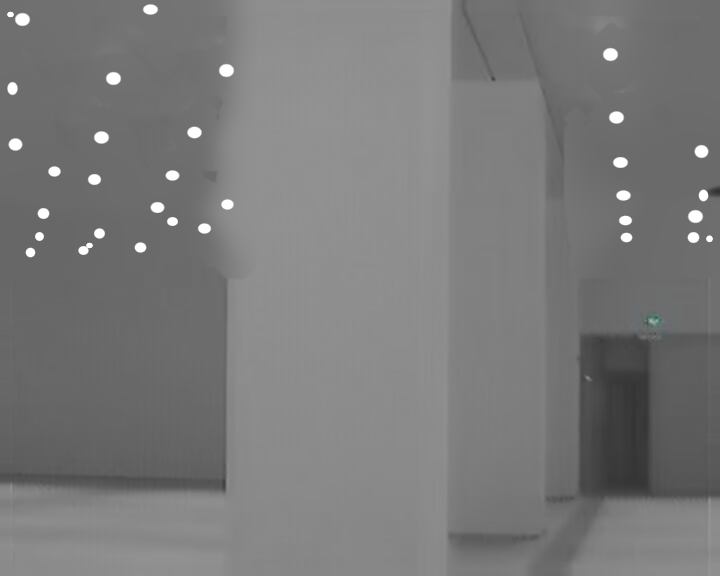
#> input picture tools/scratch/clean_ceil.png, 720 x 576 px, found by its file name
$ python proto_v8.py   (older library calls are emulated)
#> lines starting #> are read from the running program, lines starting #| are printed output that depends on the picture; after the words box and inside, x2 and y2 are one past the last pixel; in counts of white or black regions, pixels touching at a corner belong together; pictures that were not available may be replaced by others from this repository, and a replacement may not be noted
#> further down, clean_im is the input picture: PIL image 720x576 RGB; mean R, G, B 121.5, 121.5, 121.5
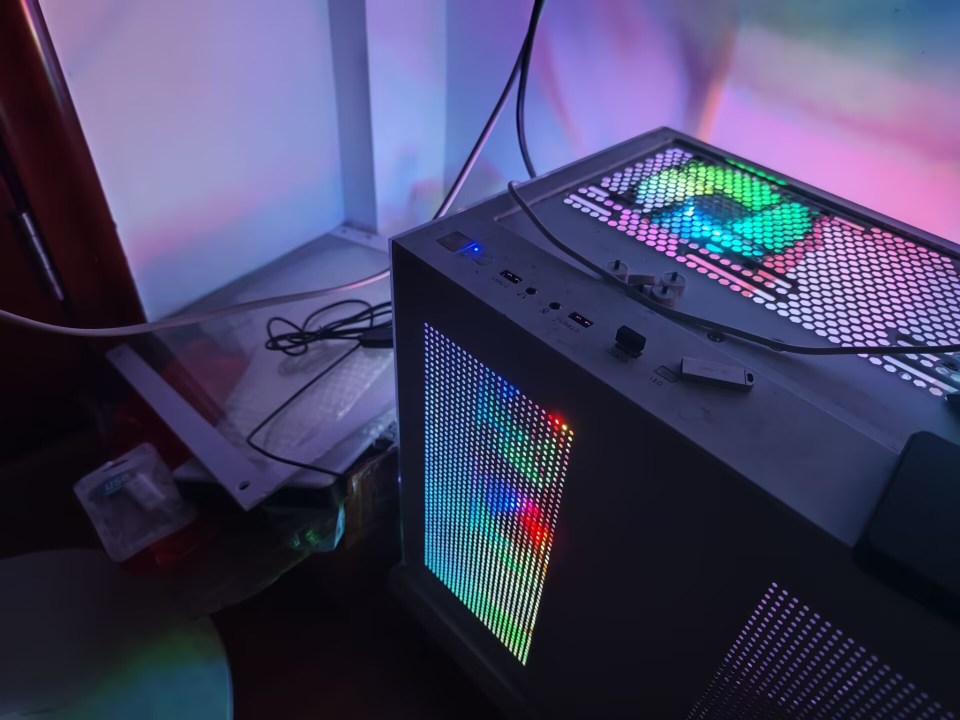
#> input picture tools/nightshot/new_photo.jpg, 1920 x 1440 px, given in place of 477B4B7BED73D24392E50BA6BE1C3B65.jpg, which was not available (shown at 1/2 size)
#> further down, im_real is the input picture: PIL image 1920x1440 RGB; mean R, G, B 68.6, 67, 99.3
### atsim/core/signal.py
"""
Signal representation and the frequency-domain primitives.

The engine deliberately keeps *luma* and *chroma* as separate planes through
most of the chain.  That is the only way to model what actually happens in a
composite tape format:

    the two components are filtered by different bandwidths, then they are
    physically added into ONE signal, and the player must separate them
    again -- imperfectly.

Cross-color (fine luma detail turning into colour) and cross-luma (colour
turning into moving dot patterns) are *consequences* of that round trip, not
overlays.  They appear here because we really do add and really do separate.
"""
from __future__ import annotations

from dataclasses import dataclass, field
from typing import Any

import numpy as np
from scipy.fft import irfft as _sp_irfft, next_fast_len as _next_fast_len, rfft as _sp_rfft
from scipy.ndimage import convolve1d
from scipy.signal import lfilter as _lfilter

from .standards import VideoStandard

try:
    import cv2 as _cv2
    _HAVE_CV2 = True
except Exception:
    _cv2 = None  # type: ignore[assignment]
    _HAVE_CV2 = False

TWO_PI = 2.0 * np.pi
_ONE_KERNEL = np.array([1.0], dtype=np.float32)

# NTSC / SMPTE 170M weights (also the Rec.601 luma weights)
RGB_TO_Y = np.array([0.299, 0.587, 0.114], dtype=np.float64)

_GAUSS_CACHE: dict[int, np.ndarray] = {}
_SUBCARRIER_CACHE: dict[tuple, tuple[np.ndarray, np.ndarray, np.ndarray]] = {}
_FFT_BP_CACHE: dict[tuple, np.ndarray] = {}


# ---------------------------------------------------------------------------
# kernel design
# ---------------------------------------------------------------------------
def gaussian_kernel(sigma: float) -> np.ndarray:
    """
    Finite Gaussian kernel, normalised to unity DC gain.
    """
    sigma = float(max(1e-6, sigma))
    if sigma < 0.30:
        return _ONE_KERNEL
    key = int(round(sigma * 100000.0))
    hit = _GAUSS_CACHE.get(key)
    if hit is not None:
        return hit
    radius = int(np.ceil(3.0 * sigma))
    x = np.arange(-radius, radius + 1, dtype=np.float64)
    k = np.exp(-0.5 * (x / sigma) ** 2)
    out = (k / k.sum()).astype(np.float32)
    if len(_GAUSS_CACHE) > 256:
        _GAUSS_CACHE.pop(next(iter(_GAUSS_CACHE)), None)
    _GAUSS_CACHE[key] = out
    return out


# [67 lines left out: functions highpass_kernel, bandpass_kernel, _fft_fir_1d, apply_fir, not called in this run]


def lowpass(plane: np.ndarray, sigma: float, axis: int | None = None) -> np.ndarray:
    k = gaussian_kernel(sigma)
    klen = len(k)
    if klen == 1:
        return plane
    if axis is None:
        if (
            _HAVE_CV2
            and plane.ndim in (2, 3)
            and plane.dtype == np.float32
            and (plane.ndim == 2 or plane.shape[2] <= 4)
            and klen <= 255
            and plane.shape[0] > klen
            and plane.shape[1] > klen
        ):
            return _cv2.sepFilter2D(plane, _cv2.CV_32F, k, k, borderType=_cv2.BORDER_REFLECT)
        return apply_fir(apply_fir(plane, k, 1), k, 0)
    return apply_fir(plane, k, axis)


# [103 lines left out: functions highpass, bandpass, horizontal_shift, vertical_shift, shift_line_band, rgb_to_yiq and 1 more, not called in this run]


# ---------------------------------------------------------------------------
# the frame passed between pipeline stages
# ---------------------------------------------------------------------------
@dataclass
class SignalFrame:
    """
    A frame *as a video signal*, not as a picture.

    y : luma plane,  float32 (H, W), nominal 0..1
    i, q : chroma planes, float32 (H, W)
    """
    y: np.ndarray
    i: np.ndarray
    q: np.ndarray

    @property
    def height(self) -> int:
        return int(self.y.shape[0])

    @property
    def width(self) -> int:
        return int(self.y.shape[1])

    # [163 lines left out: functions copy, from_rgb, to_rgb, blend_to, stats, _subcarrier_tables and 5 more, not called in this run]


# ---------------------------------------------------------------------------
# receiver Y/C separation topologies
# ---------------------------------------------------------------------------
YC_SEPARATION = ("band", "box", "line1", "line2", "fir2d", "iir")


# [8 lines left out: function separation_kind_name, not called in this run]


FIR2D_DIAG_W = 0.0625


def _phase_alternates(std: VideoStandard) -> bool:
    cycles = std.subcarrier_hz / std.line_hz
    return abs(cycles - round(cycles)) > 0.25


# [141 lines left out: functions chroma_vert_blend, chroma_vert_coherence, yc_separate, demod_chroma, remod_chroma, chroma_under_luma, not called in this run]

### tools/scratch/proto_v8.py
import numpy as np
from scipy.ndimage import gaussian_filter, binary_dilation, binary_erosion
from PIL import Image
from atsim.core.signal import lowpass

LUMA = np.array([0.299, 0.587, 0.114], np.float32)

def bilinear_sample(plane: np.ndarray, sy: np.ndarray, sx: np.ndarray) -> np.ndarray:
    h, w = plane.shape[:2]
    sy_c = np.clip(sy, 0.0, h - 1.001)
    sx_c = np.clip(sx, 0.0, w - 1.001)
    y0 = np.floor(sy_c).astype(np.int32)
    x0 = np.floor(sx_c).astype(np.int32)
    y1 = y0 + 1
    x1 = x0 + 1
    fy = sy_c - y0
    fx = sx_c - x0
    if plane.ndim == 3:
        fy = fy[..., None]
        fx = fx[..., None]
    top = plane[y0, x0] * (1.0 - fx) + plane[y0, x1] * fx
    bot = plane[y1, x0] * (1.0 - fx) + plane[y1, x1] * fx
    return (top * (1.0 - fy) + bot * fy).astype(np.float32)


def coma_v8(rgb: np.ndarray, coma_amt: float, axis_offset: float) -> np.ndarray:
#> called with coma_amt = 0.75, axis_offset = 0.5
    if coma_amt < 1e-4:
        return rgb
    a = float(coma_amt)
    h, w = rgb.shape[:2]
    scale_w = w / 720.0
    yy, xx = np.mgrid[0:h, 0:w].astype(np.float32)
    nx = (xx / max(1, w - 1)) * 2.0 - 1.0
    ny = (yy / max(1, h - 1)) * 2.0 - 1.0
    right_t = np.clip((nx + 0.15) / 0.75, 0.0, 1.0)
    depth_t = np.clip((ny + 0.88) / 0.88, 0.0, 1.0)

    lum = rgb @ LUMA
    bg_lum = lowpass(lum, max(2.0, 16.0 * scale_w))
    hot_m = np.clip((lum - np.maximum(bg_lum + 0.14, 0.74)) / 0.16, 0.0, 1.0)
    if float(hot_m.max()) < 1e-4:
        return rgb

    emitter_narrow = lowpass(hot_m ** 1.15, max(0.4, 0.65 * scale_w))
    emitter_base   = lowpass(hot_m ** 0.85, max(0.8, 1.45 * scale_w))
    reach = (6.0 + 14.5 * a) * scale_w * (1.08 - 0.16 * depth_t)

    # Three Seidel caustic lobe angles:
    # Lobe 1: top roof (~11 deg on left, ~13 deg on right)
    # Lobe 2: middle principal ray (~35 deg on left, ~22 deg on right)
    # Lobe 3: left vertical-ish wall (~74 deg on left, ~66 deg on right)
    ang1 = np.deg2rad(11.0 * (1.0 - right_t) + 13.0 * right_t + 3.0 * depth_t)
    ang2 = np.deg2rad(35.0 * (1.0 - right_t) + 22.0 * right_t + 4.0 * depth_t)
    ang3 = np.deg2rad(74.0 * (1.0 - right_t) + 66.0 * right_t - 2.0 * depth_t)

    bundle_w = np.clip(emitter_base * 1.30, 0.0, 1.35)
    tail_feather = np.zeros((h, w), np.float32)
    tail_b = np.zeros((h, w), np.float32)
    tail_g = np.zeros((h, w), np.float32)

    lobe_defs = (
        (ang1, 0.94 * (1.0 - right_t) + 1.12 * right_t, 0.96, 0.55),
        (ang2, 1.08 * (1.0 - right_t) + 1.18 * right_t, 1.00, 0.65),
        (ang3, 0.72 * (1.0 - right_t) + 0.64 * right_t, 0.95, 0.04),
    )
    for ang_f, r_sc, lw, blue_w in lobe_defs:
        dx_l = np.cos(ang_f).astype(np.float32)
        dy_l = np.sin(ang_f).astype(np.float32)
        for frac in (0.10, 0.20, 0.30, 0.42, 0.54, 0.66, 0.80, 0.94, 1.10):
            dist = reach * r_sc * frac
            src_p = emitter_base if frac <= 0.36 else emitter_narrow
            val = bilinear_sample(src_p, yy - dy_l * dist, xx - dx_l * dist)
            w_core = lw * np.clip(1.68 - 1.58 * frac, 0.0, 1.25) * a
            bundle_w = np.maximum(bundle_w, val * w_core * 2.20)
            # Soft additive luminous + cyan-blue comet tail feathering out from frac 0.50 to 1.10!
            w_tail = np.exp(-0.5 * ((frac - 0.76) / 0.28) ** 2) * a
            tail_feather += val * w_tail * (blue_w * 0.45)
            tail_b += val * w_tail * blue_w
            tail_g += val * w_tail * (blue_w * 0.48)

    # Inner caustic web between the 3 rays
    web_reach_scale = (0.76 - 0.38 * depth_t) * (1.0 - right_t) + (0.88 - 0.24 * depth_t) * right_t
    for w_mix in (0.25, 0.50, 0.75):
        for ang_a, ang_b in ((ang1, ang2), (ang2, ang3)):
            ang_w = (1.0 - w_mix) * ang_a + w_mix * ang_b
            dx_w = np.cos(ang_w).astype(np.float32)
            dy_w = np.sin(ang_w).astype(np.float32)
            for frac in (0.15, 0.30, 0.45, 0.60, 0.75):
                dist = reach * web_reach_scale * frac
                val = bilinear_sample(emitter_base, yy - dy_w * dist, xx - dx_w * dist)
                w_web = np.clip(1.58 - 1.58 * frac, 0.0, 1.15) * a
                bundle_w = np.maximum(bundle_w, val * w_web * 2.00)
#> this loop made 3 passes
#> pass 1, in bilinear_sample (call 28), `y0 = np.floor(sy_c).astype(np.int32)`:
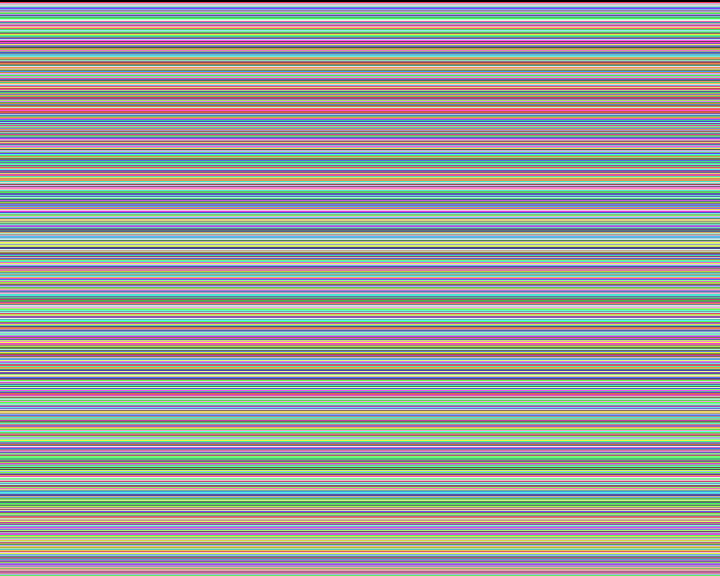
#> y0: shape (576, 720) int32; 575 distinct labels, from 0 to 574; one colour per label, 0 black
#> after the loop:
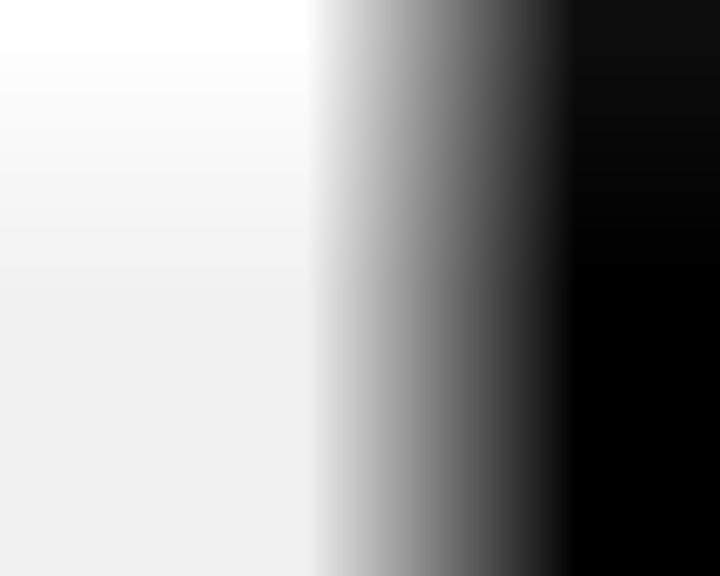
#> ang_w: shape (576, 720) float32; min 0.951, max 1.12, mean 1.05; drawn with min black and max white

    bundle_w = lowpass(np.clip(bundle_w, 0.0, 1.35), max(0.45, 0.58 * scale_w))
    core_blend = np.clip((bundle_w - 0.28) / 0.52, 0.0, 1.0)[..., None]

    out = rgb * (1.0 - core_blend) + np.ones_like(rgb) * core_blend

    # Smoothly feather the trailing luminous cyan-blue comet tail into the ceiling (NEVER darker than the ceiling!)
    tf_smooth = lowpass(np.clip(tail_feather, 0.0, 0.85), max(0.9, 1.5 * scale_w))
    tb_smooth = lowpass(np.clip(tail_b, 0.0, 0.85), max(1.0, 1.6 * scale_w))
    tg_smooth = lowpass(np.clip(tail_g, 0.0, 0.85), max(1.0, 1.6 * scale_w))
    skirt_w = (1.0 - core_blend[..., 0] * 0.88) * (1.0 - 0.25 * right_t)
    # Note: Even R gets a slight positive lift from tf_smooth so the tail is a BRIGHT luminous sky-blue/cyan feather,
    # never a dark ring!
    out[..., 2] = np.clip(out[..., 2] + (0.22 * tf_smooth + 0.36 * tb_smooth) * skirt_w, 0.0, 1.15)
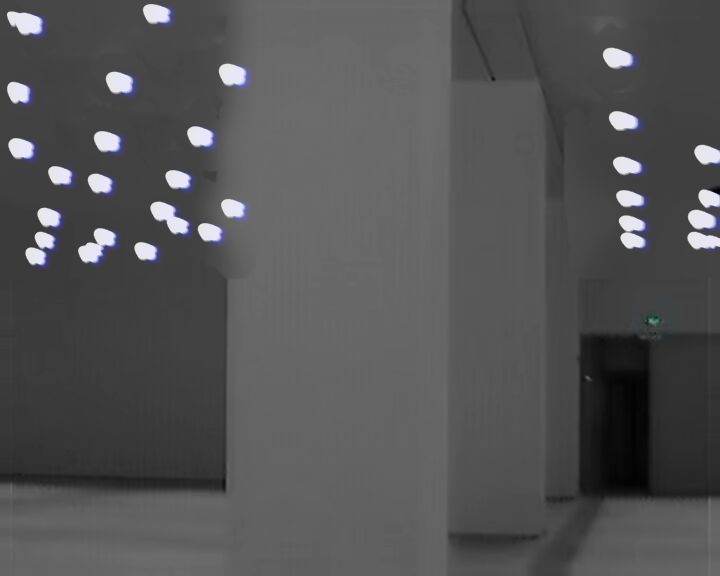
#> out: shape (576, 720, 3) float32; mean R, G, B 0.487, 0.487, 0.49; drawn with min black and max white
    out[..., 1] = np.clip(out[..., 1] + (0.20 * tf_smooth + 0.16 * tg_smooth) * skirt_w, 0.0, 1.15)
#> out: shape (576, 720, 3) float32; 9.42% of pixels changed, all inside (x1, y1, x2, y2) = (0, 0, 720, 276)
    out[..., 0] = np.clip(out[..., 0] + (0.04 * tf_smooth - 0.16 * tb_smooth) * skirt_w, 0.0, 1.15)
#> out: shape (576, 720, 3) float32; mean R, G, B 0.486, 0.489, 0.49
    return out.astype(np.float32)


def overflow_drain_v8(rgb: np.ndarray, drain_amt: float, coma_amt: float, axis_offset: float) -> np.ndarray:
#> called with drain_amt = 0.65, coma_amt = 0.75, axis_offset = 0.5
    if drain_amt < 1e-4:
        return rgb
    h, w = rgb.shape[:2]
    scale_w = w / 720.0
    lum = rgb @ LUMA
    bg_lum = lowpass(lum, max(2.0, 16.0 * scale_w))

    core_mask = (lum >= 0.75) & ((lum - bg_lum) >= 0.14)
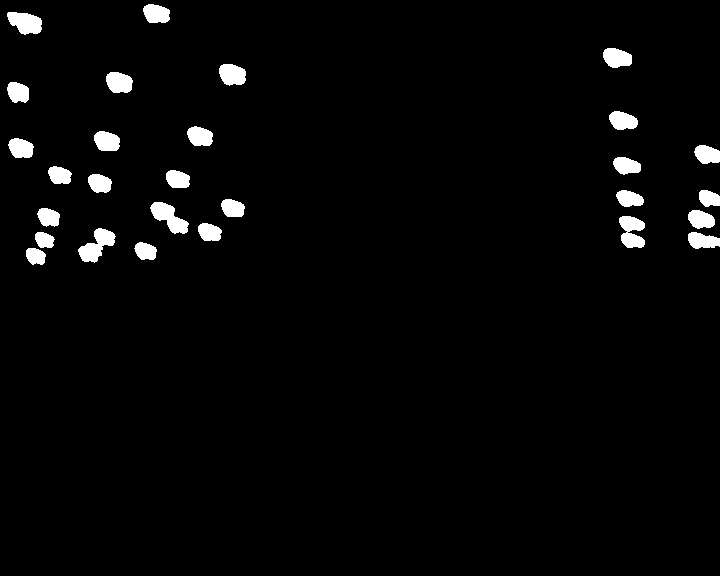
#> core_mask: shape (576, 720) bool; 2.7% white; 28 white regions, largest, box (x1, y1, x2, y2) and area: (78, 228, 116, 263) 663, (150, 202, 189, 234) 637, (619, 216, 645, 248) 593
    if not core_mask.any():
        return rgb

    yy, xx = np.mgrid[0:h, 0:w].astype(np.float32)
    nx = (xx / max(1, w - 1)) * 2.0 - 1.0
    ny = (yy / max(1, h - 1)) * 2.0 - 1.0
    right_t = np.clip((nx + 0.15) / 0.75, 0.0, 1.0)
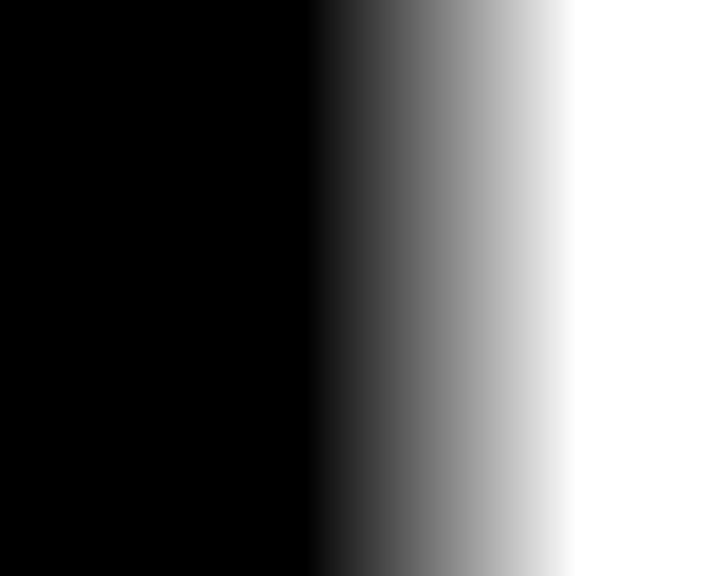
#> right_t: shape (576, 720) float32; min 0, max 1, mean 0.388
    depth_t = np.clip((ny + 0.88) / 0.88, 0.0, 1.0)
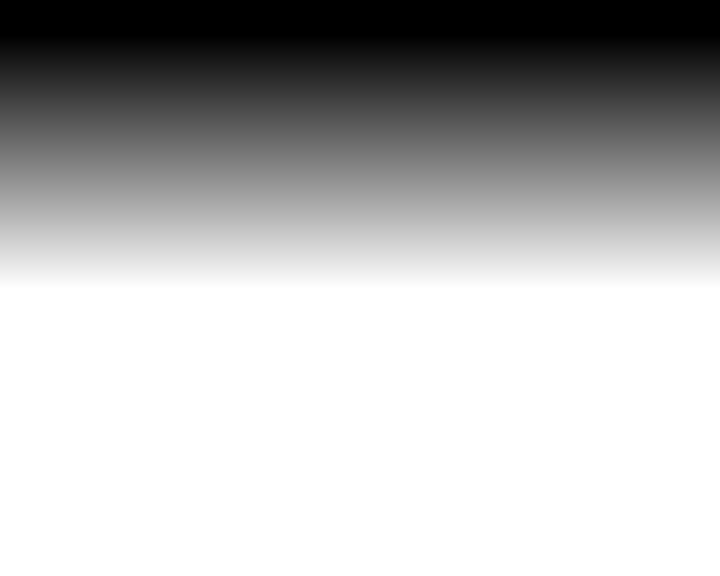
#> depth_t: shape (576, 720) float32; min 0, max 1, mean 0.72

    # Local centroid of each highlight using compact sigma (6.5 * scale_w) so nearby lamps never pull each other!
    w_src = np.clip((lum - bg_lum - 0.12) / 0.20, 0.0, 1.0) ** 2
    sig_c = max(2.0, 6.5 * scale_w)
#> (the rest of the program and of its run is left out)
